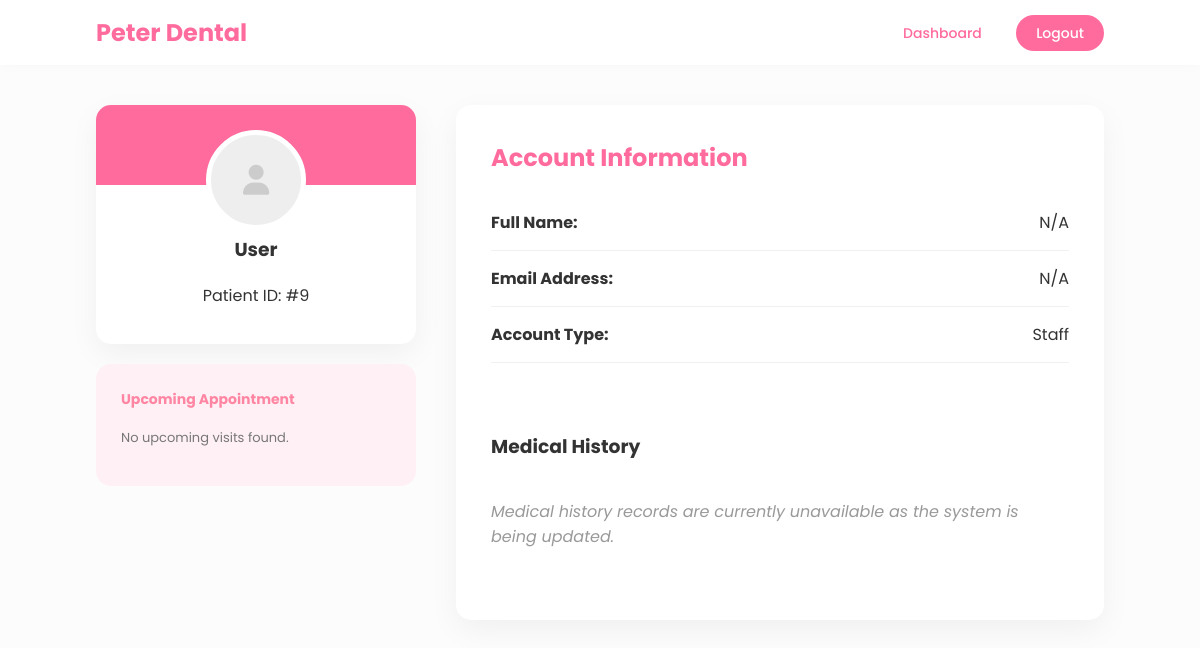
/patient/patient.php (signed in), run on an earlier commit of the app's database.
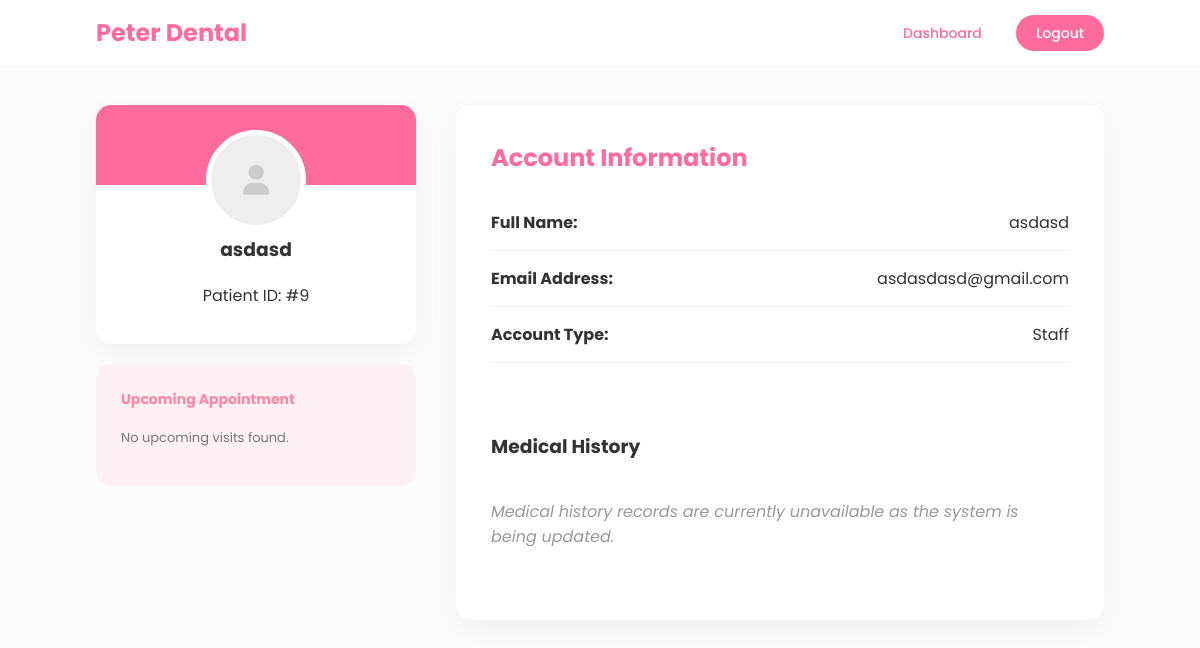
And on a later commit of the database.
### tables this page shows
CREATE TABLE `users` (
  `id` int(10) UNSIGNED NOT NULL,
  `name` varchar(100) NOT NULL,
  `email` varchar(100) NOT NULL,
  `contact` varchar(20) DEFAULT NULL,
  `password` varchar(255) NOT NULL,
  `user_type` varchar(20) DEFAULT 'patient',
  `dental_history` text DEFAULT NULL,
  `last_dental_visit` date DEFAULT NULL,
  `created_at` timestamp NOT NULL DEFAULT current_timestamp(),
  `reset_token` varchar(255) DEFAULT NULL
);

### patient/patient.php (the view, shortened to what this page needs)
<?php
include '../action/connection.php';
$user_id = $_SESSION['user_id'];
$role = $_SESSION['user_type'] ?? 'patient';
$user_query = $connect->prepare("SELECT name, email FROM users WHERE id = ?");
$user_query->bind_param("i", $user_id);
$user_query->execute();
$user_data = $user_query->get_result()->fetch_assoc();
$appointment = null;
?>
<!DOCTYPE html>
<html lang="en">
<head>
    <link rel="stylesheet" href="https://cdnjs.cloudflare.com/ajax/libs/font-awesome/6.4.0/css/all.min.css">
</head>
<body>
    <nav class="navbar">
        <a href="#" class="logo">Peter Dental</a>
        <div class="nav-links">
            <a href="#">Dashboard</a>
            <a href="../logout.php" class="btn-logout">Logout</a>
        </div>
    </nav>
    <main class="main-content">
        <div class="sidebar">
            <div class="profile-card">
                <div class="card-header-pink">
                    <div class="profile-img"><i class="fa-solid fa-user"></i></div>
                </div>
                <div class="profile-info">
                    <h3><?php echo htmlspecialchars($user_data['name'] ?? 'User'); ?></h3>
                    <p>Patient ID: #<?php echo $user_id; ?></p>
                </div>
            </div>
            <div class="patient-info-box">
                <h4 style="margin-top:0; font-size:14px; color: #ff85a2;">Upcoming Appointment</h4>
                <div style="font-size: 13px; color: #777;">
                    <?php if ($appointment): ?>
                        <p><i class="fa-calendar"></i> <?php echo $appointment['appointment_date']; ?></p>
                    <?php else: ?>
                        <p>No upcoming visits found.</p>
                    <?php endif; ?>
                </div>
            </div>
        </div>
        <div class="history-card">
            <div class="history-header">
                <h2>Account Information</h2>
            </div>
            <div class="info-row">
                <span><strong>Full Name:</strong></span>
                <span><?php echo htmlspecialchars($user_data['name'] ?? 'N/A'); ?></span>
            </div>
            <div class="info-row">
                <span><strong>Email Address:</strong></span>
                <span><?php echo htmlspecialchars($user_data['email'] ?? 'N/A'); ?></span>
            </div>
            <div class="info-row">
                <span><strong>Account Type:</strong></span>
                <span><?php echo ucfirst($role); ?></span>
            </div>
            <br><br>
            <h3>Medical History</h3>
            <p class="empty-notice">Medical history records are currently unavailable as the system is being updated.</p>
        </div>
    </main>
</body>
</html>

What changed in the data, as far as the page shows it:
added users: name "asdasd", email "asdasdasd@gmail.com"
Also different on the page:
$user_data['name']: "User" → (not shown)
$user_data['name']: "N/A" → (not shown)
$user_data['email']: "N/A" → (not shown)
